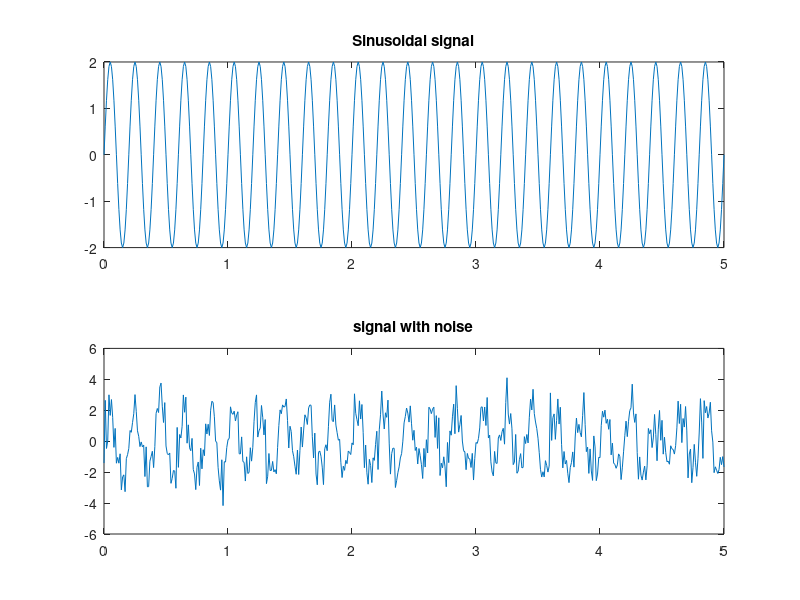

Source code (MATLAB): (Note: this script raises an error after producing the figure.)
close all; clear all;

% generate signal
fs = 100; % sampling frequency
f = 5;     % signal frequency
t = 5;      % time duration
n = [0:1/fs:t]; % sample vector

x = 2*sin(2*pi*f*n); % single tone signal

z = awgn(x,1);  % noisy signal

subplot(2,1,1); plot(n,x); title('Sinusoidal signal');
subplot(2,1,2); plot(n,z); title('signal with noise');

%% IIR Butterworth LPF filter Design
o = 40;  % order of the filter
Wc = 2*pi*f/fs;     % normalized cut-off frequency (as of signal freq)

[b,a] = butter(o,Wc,'low'); % Nr and Dr coeff. of IIR butterworth filter

fvtool(b,a); % filter frequency response

% filter the signal
x_f_iir = filter(b,a,z);

figure; plot(n,x_f_iir); title('Filtered Sinusoidal Signal of IIR ');

%% FIR Filter Design
o = 40;
b = fir1(o,Wc); % FIR low pass filter

figure;freqz(b,1,512); % frequency response of FIR LPF filter

% filter the signal
x_f_fir = filter(b,1,z);

figure; plot(n,x_f_fir); title('Filtered Sinusoidal Signal of FIR');
